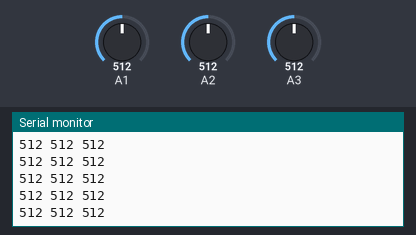
A sketch run on a simulated Arduino Uno, built with avr-gcc and run on an emulated ATmega328P. On the bench: the last lines printed to the serial monitor. The inputs (shaded band) are chosen by the test bench; at power-on: A1 = 512, A2 = 512, A3 = 512.

Above: at 1.2 s.
1.3 s: A1 set to 105
At 2.3 s:
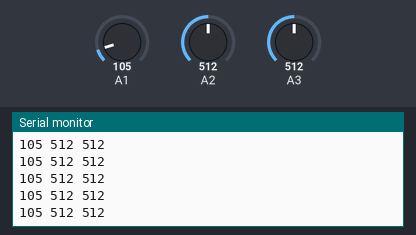
2.8 s: A1 set to 90
At 3.3 s:
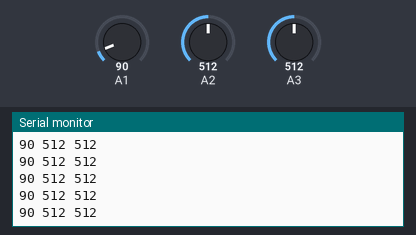
Timing chart, 0 to 5.8 s (numbered marks = the images above; inputs shaded):
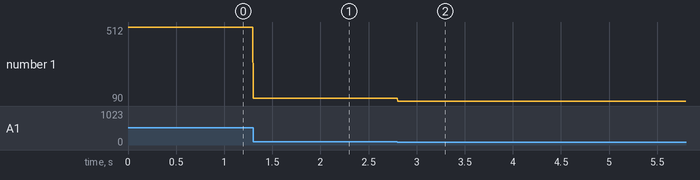

The sketch:

simple_read.ino
```cpp
void setup() {
  // put your setup code here, to run once:
  Serial.begin(115200);
}

void loop() {
  // put your main code here, to run repeatedly:
  Serial.print(analogRead(1));
  Serial.print(" ");
  Serial.print(analogRead(2));
  Serial.print(" ");
  Serial.println(analogRead(3));
  delay(2);
}
```

Measured:
- after the input at 1.3 s, the serial monitor: prints a new line at once (image 1)
- after the input at 2.8 s, the serial monitor: prints a new line at once (image 2)
- plotted number 1: 512 → 105 after the input at 1.3 s, 105 → 90 after the input at 2.8 s
